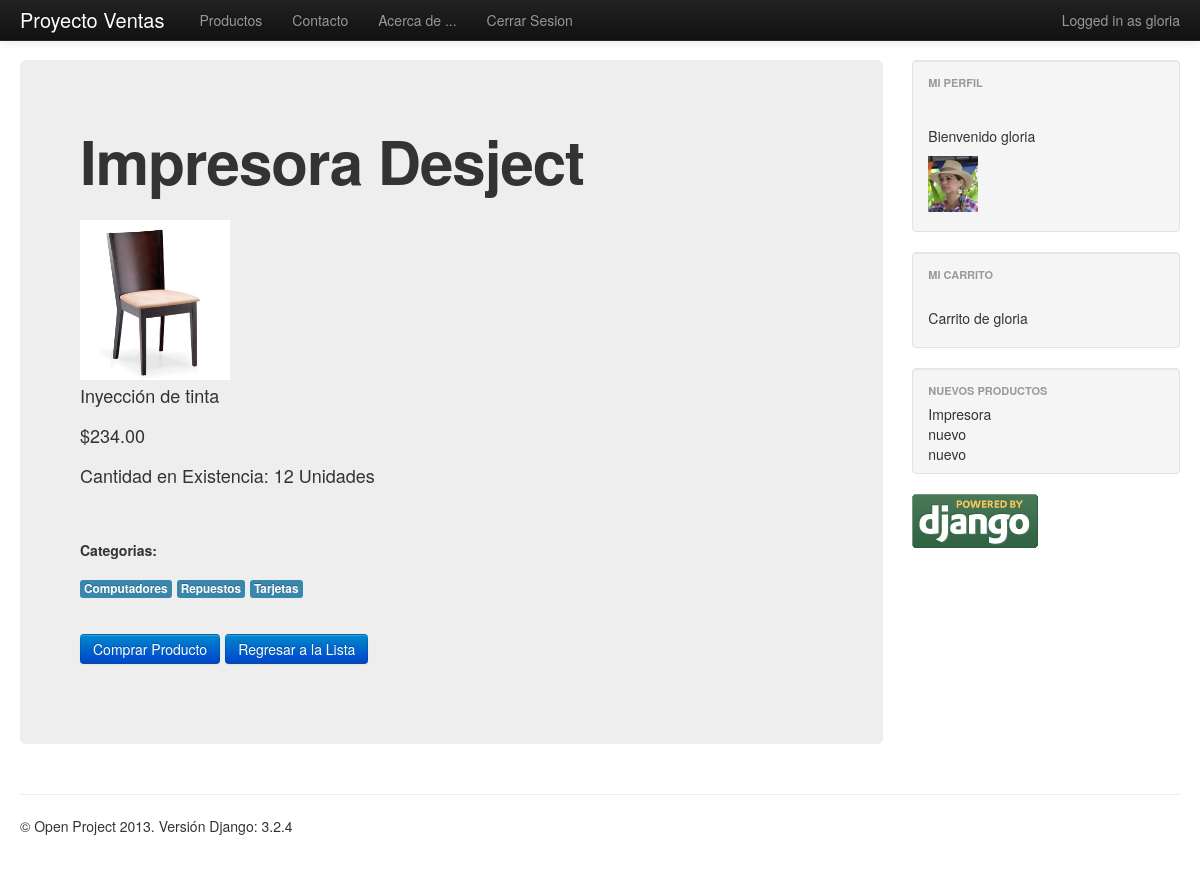
Screenshot of /producto/9/ (signed in) with the database file from the repository.
### demo/apps/ventas/models.py (models this page shows, shortened)
class producto(models.Model):
	def url(self,filename):
		ruta = "MultimediaData/Producto/%s/%s"%(self.nombre,str(filename))
		return ruta
	def thumbnail(self):
		return '<a href="/media/%s"><img src="/media/%s" width=50px heigth=50px/></a>'%(self.imagen,self.imagen)
	thumbnail.allow_tags = True
	nombre		= models.CharField(max_length=100)
	descripcion	= models.TextField(max_length=300)
	status		= models.BooleanField(default=True)
	imagen 		= models.ImageField(upload_to=url,null=True,blank=True)
	precio		= models.DecimalField(max_digits=6,decimal_places=2)
	iva			= models.FloatField()
	stock		= models.IntegerField()
	categorias	= models.ManyToManyField(categoriaProducto,null=True,blank=True)

class categoriaProducto(models.Model):
	nombre 	= models.CharField(max_length=200)
	descripcion = models.TextField(max_length=400)

### demo/apps/home/views.py (the view)
# urls.py: url(r'^producto/(?P<id_prod>.*)/$',singleProduct_view,name='vista_single_producto'),
def singleProduct_view(request,id_prod):
	prod = producto.objects.get(id=id_prod)
	cats = prod.categorias.all() # Obteniendo las categorias del producto encontrado
	ctx = {'producto':prod,'categorias':cats}
	return render(request,'home/SingleProducto.html',ctx)#,context_instance=RequestContext(request))

### demo/apps/context_processors.py (called while the page is built)
def user_image(request):
	try:
		imagen = None
		user = request.user
		up = userProfile.objects.get(user=user)
		imagen = "/media/%s"%up.photo
	except:
		imagen = "/media/images/user.jpg"
	return imagen

def my_processor(request):
	context = {"django_version":django.get_version(),
				"get_image_profile":user_image(request),
	}
	return context

### demo/templates/home/SingleProducto.html (shortened to what this page needs)
{% extends 'base.html' %}
{%block content %}
<h1> {{ producto.nombre }}</h1><br>
<img src="/media/{{ producto.imagen }}" width="150px" heigth="150px"/>
<p> {{ producto.descripcion }}</p>
<p> ${{ producto.precio }}</p>
<p> Cantidad en Existencia: {{ producto.stock }} Unidades </p>
<br>
<h5> Categorias:</h5>
{% for cat in categorias %}
<span class="label label-info"> {{cat.nombre}}</span>
{% endfor %}
<br><br>
{% if producto.stock > 0 %}
	<a id="comprar" class="btn btn-primary" href="#"> Comprar Producto </a>
{% endif %}
<a class="btn btn-primary" href="javascript:window.history.go(-1);"> Regresar a la Lista </a>
{% endblock %}

### demo/templates/base.html (shortened to what this page needs)
<!DOCTYPE html>
<html lang="es">
  <head>
    <link href="/media/bootstrap/css/bootstrap.css" rel="stylesheet">
    <link href="/media/bootstrap/css/bootstrap-responsive.css" rel="stylesheet">
  </head>
  <body>
    <div class="navbar navbar-inverse navbar-fixed-top">
      <div class="navbar-inner">
        <div class="container-fluid">
          <a class="brand" href="{% url "vista_principal" %}">Proyecto Ventas </a>
            {% if user.is_authenticated %}
            <p class="navbar-text pull-right">
              Logged in as {{ user.username }}
            </p>
            {% endif %}
            <ul class="nav">
              <li><a href="/productos/page/1/">Productos</a></li>
              <li><a href="{% url "vista_contacto" %}">Contacto</a></li>
              <li><a href="{% url "vista_about" %}">Acerca de ...</a></li>
              {% if user.is_authenticated %}
  				    <li><a href="{% url "vista_logout" %}"> Cerrar Sesion </a></li>
  		        {% else %}
  				    <li><a href="{% url "vista_login" %}"> Login </a></li>
  		        {% endif %}
        </div>
      </div>
    </div>
    <div class="container-fluid">
      <div class="row-fluid">
        <div class="span9">
          <div class="hero-unit">
            {% block content %}
            {% endblock %}
          </div>
        </div>
        <div class="span3">
          <div class="well sidebar-nav">
            <ul class="nav nav-list">
              <li class="nav-header">Mi perfil</li>
              <br><p align="justify">
              {%if user.is_authenticated %}
                <p>Bienvenido {{ user }} </p>
                <img src="{{get_image_profile}}" width="50px" heigth="50px"/>
              {% else %}
                <a href="/login/" class="btn btn-primary">Login<a>
              {% endif %}
              </p>
            </ul>
          </div>
          <div class="well sidebar-nav">
            <ul class="nav nav-list">
			 {%if user.is_authenticated %}
              <li class="nav-header">Mi Carrito</li>
              <br><p align="justify">
              	Carrito de {{user.username}}
              </p>
			  {% else %}
			  <p> Por favor <a href="/login/">Identifiquese</a>
            </ul>
		    {% endif %}
          </div>
          <div class="well sidebar-nav">
            <ul class="nav nav-list" id="ProductosNuevos">
              <li class="nav-header">Nuevos Productos</li>
            </ul>
          </div>
           <img src="/media/images/django.gif"/>
        </div>
      </div>
      <hr>
      <footer>
        <p>&copy; Open Project 2013. Versión Django: {{django_version}}</p>
      </footer>
    </div>
  </body>
</html>

### demo/templates/base.html (style rules this page uses)
body { padding-top: 60px; padding-bottom: 40px; }
.sidebar-nav { padding: 9px 0; }

### rows the page displays
producto: nombre "Impresora Desject", imagen (picture), descripcion "Inyección de tinta", precio "234.00", stock "12"
categoriaProducto: nombre "Computadores"
categoriaProducto: nombre "Repuestos"
categoriaProducto: nombre "Tarjetas"

### other values shown
{{ user.username }} "gloria"
{{ user }} "gloria"
{{ django_version }} "3.2.4"
